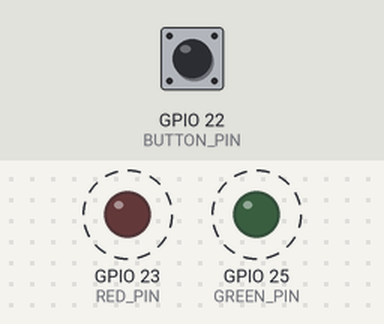
The sketch below on a simulated ESP32. On the bench: output pins drawn as LEDs (lit = HIGH). Dashed ring = blinking. The inputs (shaded band) are chosen by the test bench; at power-on: GPIO 22 (BUTTON_PIN) HIGH.

Above: at 0.07 s.
Timing chart, 0 to 3.0 s (numbered marks = the images above):
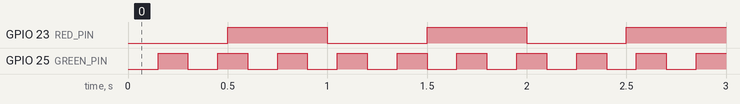

The sketch:

two_leds.ino
```cpp
// ESP32 From Zero - Episode 4: two LEDs at their own speed + a button, nothing waits
// two breadboards: red LED on GPIO 23 + button on GPIO 22 (lower), green LED on GPIO 25 (upper)

const int BUTTON_PIN = 22;
const int RED_PIN = 23;        // switched on/off by the button
const int GREEN_PIN = 25;      // always blinking

bool redBlinking = true;
bool redOn = false, greenOn = false;
unsigned long lastRed = 0, lastGreen = 0;

int lastState = HIGH;
unsigned long lastChange = 0;

void setup() {
  pinMode(BUTTON_PIN, INPUT_PULLUP);
  pinMode(RED_PIN, OUTPUT);
  pinMode(GREEN_PIN, OUTPUT);
  Serial.begin(115200);
}

void loop() {
  unsigned long now = millis();

  // the button: a new press switches the red blinking on or off
  int state = digitalRead(BUTTON_PIN);
  if (state != lastState && now - lastChange >= 50) {
    lastChange = now;
    lastState = state;
    if (state == LOW) redBlinking = !redBlinking;
  }

  // red: every 500 ms (only while blinking)
  if (redBlinking && now - lastRed >= 500) {
    lastRed = now;
    redOn = !redOn;
    digitalWrite(RED_PIN, redOn ? HIGH : LOW);
  }
  if (!redBlinking && redOn) {
    redOn = false;
    digitalWrite(RED_PIN, LOW);
  }

  // green: every 150 ms, always
  if (now - lastGreen >= 150) {
    lastGreen = now;
    greenOn = !greenOn;
    digitalWrite(GREEN_PIN, greenOn ? HIGH : LOW);
  }
}
```

Measured:
- by itself, GPIO 23 (RED_PIN): alternates HIGH for 0.50 s and LOW for 0.50 s
- by itself, GPIO 25 (GREEN_PIN): alternates HIGH for 0.15 s and LOW for 0.15 s
